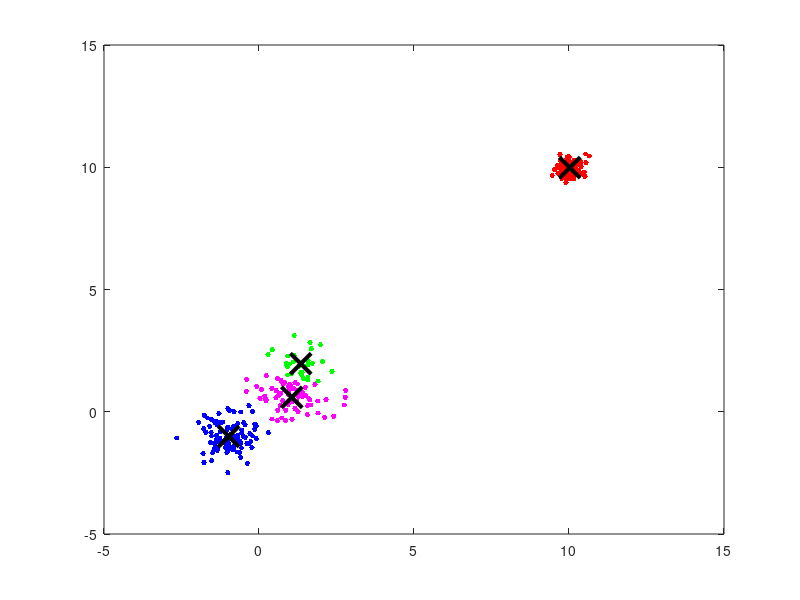

Recreate this plot in MATLAB. (Note: this script raises an error after producing the figure.)
rng default; % For reproducibility
X = [randn(100,2)*0.75+ones(100,2);
    randn(100,2)*0.5-ones(100,2);
    randn(100,2)*0.25+10*ones(100,2)];

figure(1);
plot(X(:,1),X(:,2),'.');
title 'Randomly Generated Data';

opts = statset('Display','final');
[idx,C] = kmeans(X,4,'EmptyAction','singleton');

plot(X(idx==1,1),X(idx==1,2),'r.','MarkerSize',12)
hold on
plot(X(idx==2,1),X(idx==2,2),'b.','MarkerSize',12)
plot(X(idx==3,1),X(idx==3,2),'g.','MarkerSize',12)
plot(X(idx==4,1),X(idx==4,2),'m.','MarkerSize',12)
plot(C(:,1),C(:,2),'kx',...
     'MarkerSize',15,'LineWidth',3)
legend('Cluster 1','Cluster 2','Centroids',...
       'Location','NW')
title 'Cluster Assignments and Centroids'
hold off